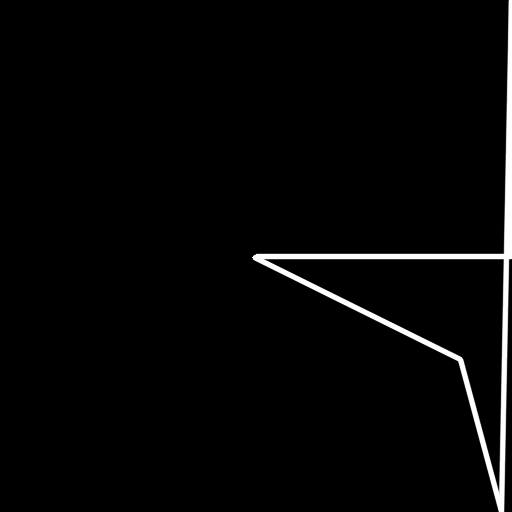
#> input picture comprehensive_test_1_Original_Problematic_Commands.png, 512 x 512 px; its folder holds only this picture in this run
$ python -i crop_extractor.py   (imports and definitions only)
#> lines starting #> are read from the running program, lines starting #| are printed output that depends on the picture; after the words box and inside, x2 and y2 are one past the last pixel; in counts of white or black regions, pixels touching at a corner belong together
#> further down, picture is the input picture: shape (512, 512, 3); min 0, max 255, mean 6

# src/preprocess/crop_extractor.py

import numpy as np
import cv2 # Import OpenCV
from PIL import Image
from typing import List, Dict, Any, Tuple

class ClassicalCVCropper:
    """
    Uses classical computer vision techniques (e.g., contour detection)
    to segment objects and extract crops from an image.
    This replaces the Mask R-CNN based approach.
    """
    def __init__(self, conf_thresh: float = 0.1):
        """
        Initializes the ClassicalCVCropper.
        Args:
            conf_thresh (float): A threshold (e.g., for contour area or solidity)
                                 to filter detected objects.
        """
        self.conf_thresh = conf_thresh
        self.object_id_counter = 0 # To assign unique IDs to detected objects

    def segment_shapes(self, image: np.ndarray, debug_dir: str = None) -> List[Dict[str, Any]]:
        """
        Robust segmentation: adaptive thresholding, morphological cleaning, contour filtering, per-shape mask extraction.
        Optionally saves intermediate masks for debugging if debug_dir is provided.
        """
        import os
        from skimage.filters import threshold_otsu, threshold_local
        from skimage.morphology import closing, opening, remove_small_objects, disk
        img_area = image.shape[0] * image.shape[1]
#> img_area = 262144
        # 1. Convert to grayscale
        if image.ndim == 3 and image.shape[2] == 3:
            gray = cv2.cvtColor(image, cv2.COLOR_BGR2GRAY)
        elif image.ndim == 2:
            gray = image
        else:
            raise ValueError("Unsupported image format. Expected 2D grayscale or 3D BGR/RGB.")

        # 2. Adaptive binarization (global Otsu, fallback to local)
        try:
            thresh = threshold_otsu(gray)
#> thresh = 122
            mask = gray < thresh
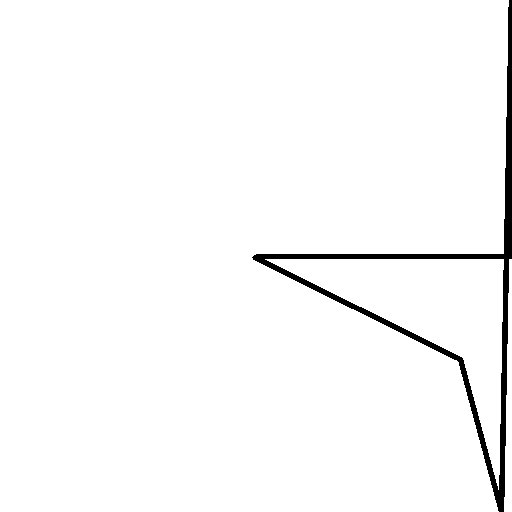
#> mask: shape (512, 512) bool; 97.7% white; 1 black region, box (x1, y1, x2, y2) and area: (252, 0, 512, 512) 6128
            frac = mask.mean()
#> frac = 0.977
            if frac < 0.01 or frac > 0.5:
                block_size = 51
                local = threshold_local(gray, block_size, offset=10)
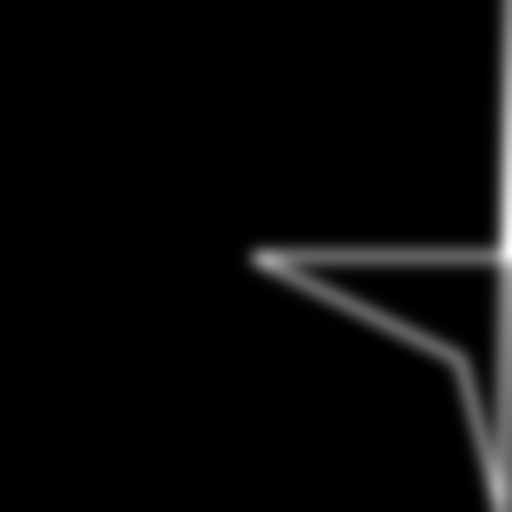
#> local: shape (512, 512) float64; min -10, max 166, mean -4; drawn with min black and max white
                mask = gray < local
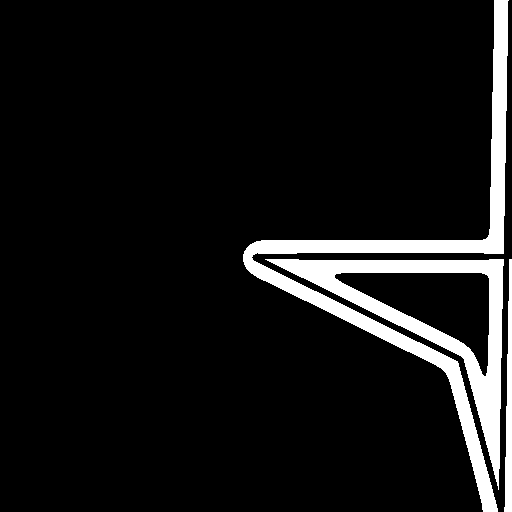
#> mask: shape (512, 512) bool; 8.5% white; 3 white regions, box (x1, y1, x2, y2) and area: (243, 0, 509, 512) 12060, (265, 259, 504, 490) 9048, (504, 259, 512, 512) 1294
        except Exception:
            # fallback to OpenCV Otsu
            _, mask = cv2.threshold(gray, 0, 255, cv2.THRESH_BINARY_INV + cv2.THRESH_OTSU)
            mask = mask > 0

        # 3. Morphological cleaning
        mask = closing(mask, disk(2))
#> mask: shape (512, 512) bool; 8.6% white; 3 white regions, box (x1, y1, x2, y2) and area: (243, 0, 509, 512) 12063, (265, 259, 504, 490) 9059, (504, 259, 512, 512) 1294
        mask = opening(mask, disk(1))
#> mask: shape (512, 512) bool; 8.5% white; 3 white regions
        mask = remove_small_objects(mask, min_size=50)

        # 4. Contour-based background filtering
        contours, _ = cv2.findContours(mask.astype(np.uint8), cv2.RETR_EXTERNAL, cv2.CHAIN_APPROX_SIMPLE)
#> contours = 3 contours; box (x1, y1, x2, y2) and area: (268, 259, 504, 483) 15657, (243, 0, 509, 512) 11198, (504, 259, 512, 512) 1036
        shape_contours = []
        for cnt in contours:
            area = cv2.contourArea(cnt)
            if 50 < area < 0.5 * img_area:
                shape_contours.append(cnt)
#> this loop made 3 passes
#> area on passes 1 to 3: 1036, 15657, 11198.5
#> after the loop, shape_contours has the same summary as contours

        # 5. Per-shape mask extraction
        detected_objects = []
        shape_masks = []
        for contour in shape_contours:
            x, y, w, h = cv2.boundingRect(contour)
            bbox = [x, y, x + w, y + h]
            mask_shape = np.zeros(gray.shape, dtype=np.uint8)
            cv2.drawContours(mask_shape, [contour], -1, 255, cv2.FILLED)
            mask_binary = (mask_shape[y:y+h, x:x+w] > 0)
            patch = image[y:y+h, x:x+w]
            detected_objects.append({
                'id': self.object_id_counter,
                'patch': patch,
                'mask': mask_binary,
                'bbox': bbox,
                'contour': contour
            })
            shape_masks.append(mask_binary)
            self.object_id_counter += 1
#> this loop made 3 passes
#> (x, y, w, h, bbox) on passes 1 to 3: (504, 259, 8, 253, [504, 259, 512, 512]), (268, 259, 236, 224, [268, 259, 504, 483]), (243, 0, 266, 512, [243, 0, 509, 512])
#> pass 2, in segment_shapes, `mask_binary = (mask_shape[y:y+h, x:x+w] > 0)`:
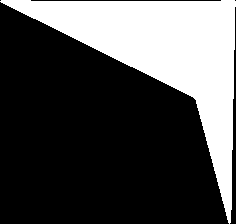
#> mask_binary: shape (224, 236) bool; 30.4% white; 1 white region, box (x1, y1, x2, y2) and area: (0, 0, 236, 224) 16046
#> pass 2, in segment_shapes, `patch = image[y:y+h, x:x+w]`:
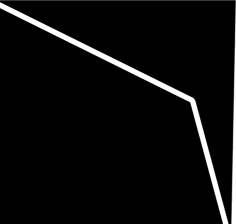
#> patch: shape (224, 236, 3); min 0, max 255, mean 11.8
#> pass 3, in segment_shapes, `patch = image[y:y+h, x:x+w]`:
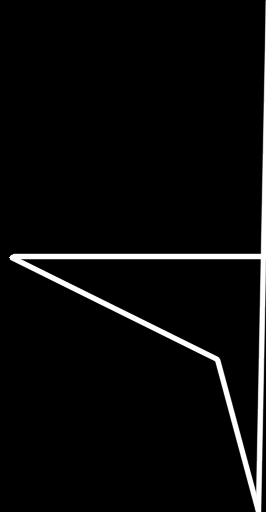
#> patch: shape (512, 266, 3); min 0, max 255, mean 10.2
#> after the loop:
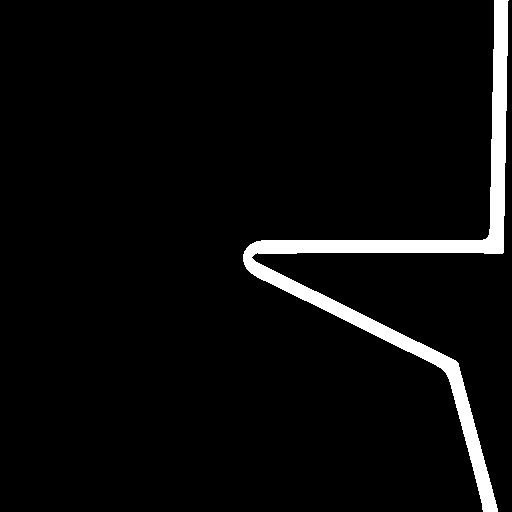
#> mask_shape: shape (512, 512); 4.6% white; 1 white region, box (x1, y1, x2, y2) and area: (243, 0, 509, 512) 12061
#> after the loop, detected_objects = 3 items; self.object_id_counter = 3; shape_masks = 3 items

        # 6. Sanity-check: shapes should cover <20% of image
        total_shape_area = sum(m.sum() for m in shape_masks)
#> total_shape_area = 29400
        assert 0.005 < total_shape_area / img_area < 0.2, f"Shapes cover unexpected fraction of image: {total_shape_area/img_area:.3f}"

        # 7. Optionally save masks for debugging
        if debug_dir is not None:
            os.makedirs(debug_dir, exist_ok=True)
            cv2.imwrite(os.path.join(debug_dir, "input_gray.png"), gray)
            cv2.imwrite(os.path.join(debug_dir, "mask_cleaned.png"), (mask*255).astype(np.uint8))
            for i, m in enumerate(shape_masks):
                cv2.imwrite(os.path.join(debug_dir, f"shape_mask_{i}.png"), (m*255).astype(np.uint8))


        return detected_objects

# --- Module-level function for direct import ---
def segment_shapes(image: np.ndarray, debug_dir: str = None) -> List[Dict[str, Any]]:
    """
    Module-level wrapper for robust segmentation. Instantiates ClassicalCVCropper and calls segment_shapes.
    """
    cropper = ClassicalCVCropper()
    return cropper.segment_shapes(image, debug_dir=debug_dir)

>>> import cv2
>>> picture = cv2.imread('../comprehensive_test_1_Original_Problematic_Commands.png')
>>> result = ClassicalCVCropper().segment_shapes(picture)
#> result = 3 items
